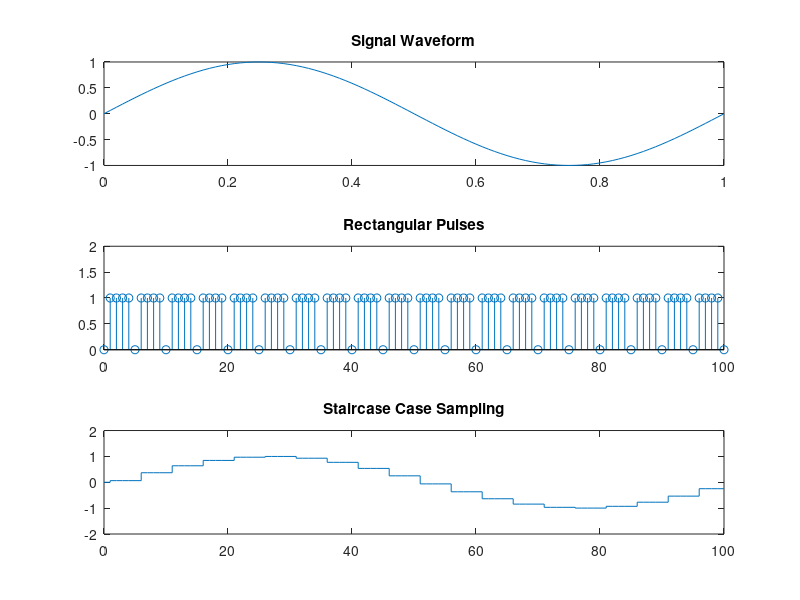

Source code (MATLAB):
freq=1;
t=0:0.01:1;
N=length(t);
arg=2*pi*freq*t;
y=sin(arg);
subplot(3,1,1);
plot(t,y);
title('Signal Waveform');
ts=5;
m=0:1:100;
for i=0:1:100;
    if(mod(i,ts)~=0)
    rec(i+1)=1;
   else
    rec(i+1)=0;
  end
end

subplot(3,1,2);
stem(m,rec);
title('Rectangular Pulses');
axis([0,100,0,2]);
out=y.*rec;
for i=1:ts:length(out)-ts
    for k=i+1:i+ts-1
        out(k)=out(i+1);
    end
end
for j=1:length(out)
    if (mod(j,ts)==0)
        out(j+1)=out(j);
    end
end

subplot(3,1,3)
stairs(m,out);
title('Staircase Case Sampling');
axis([0,100,-2,2]);
